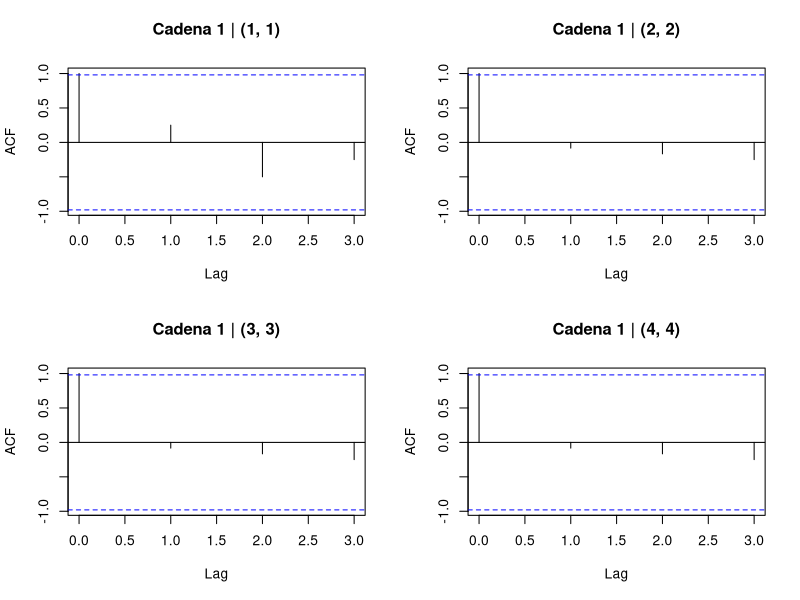
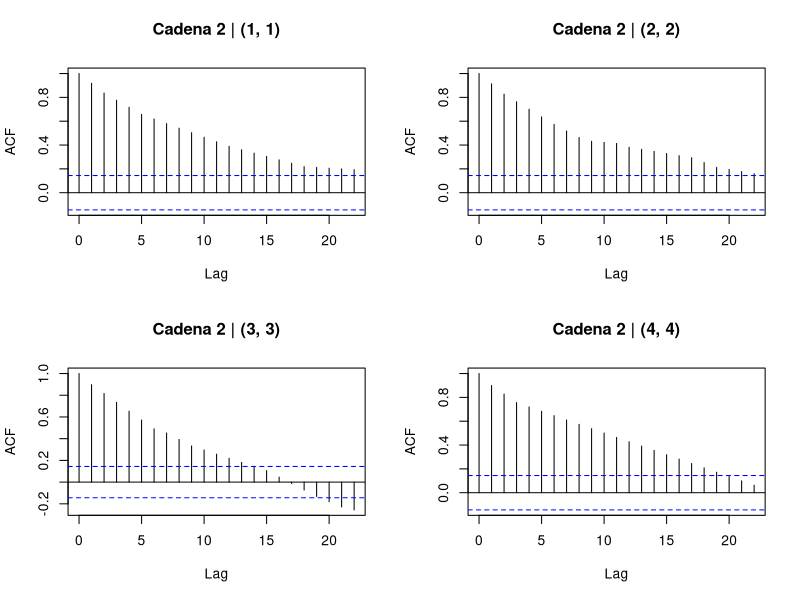
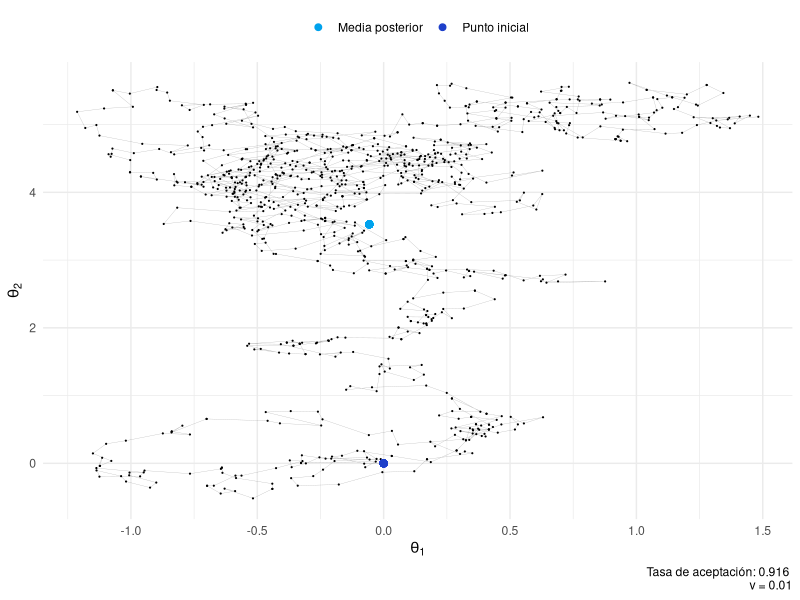
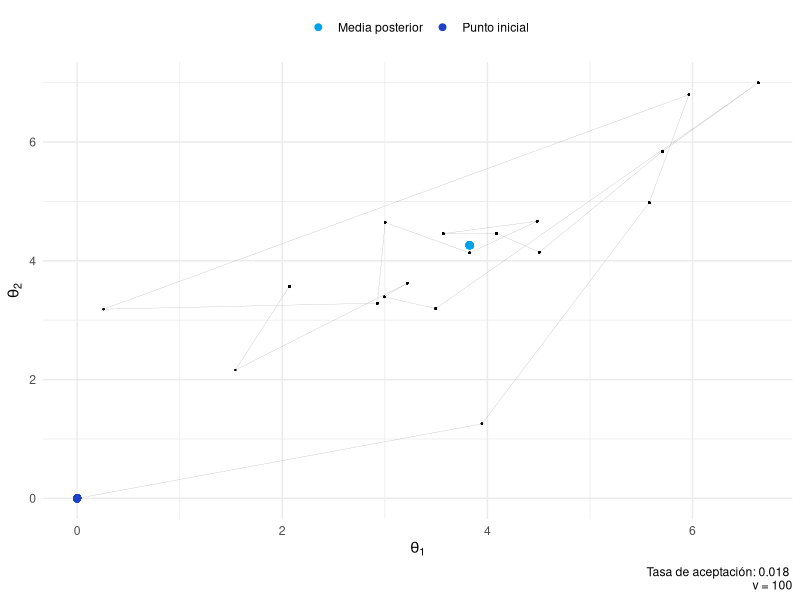
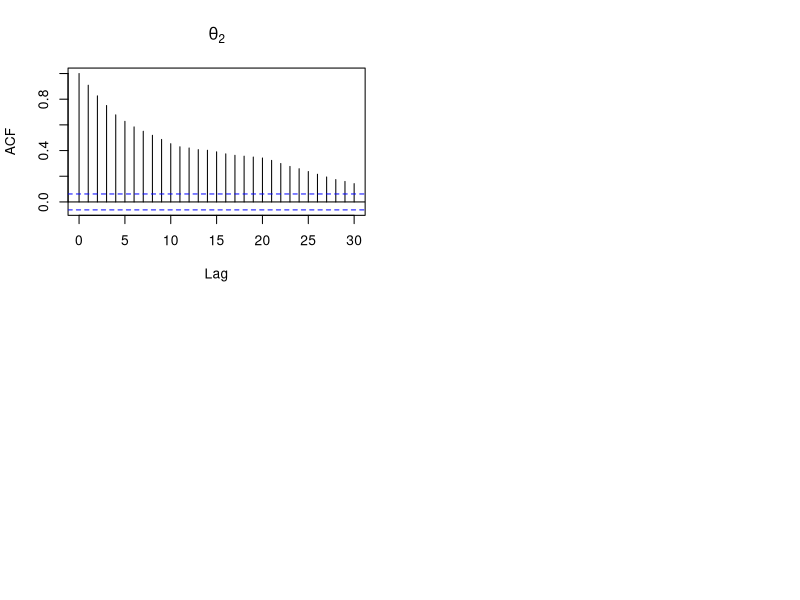
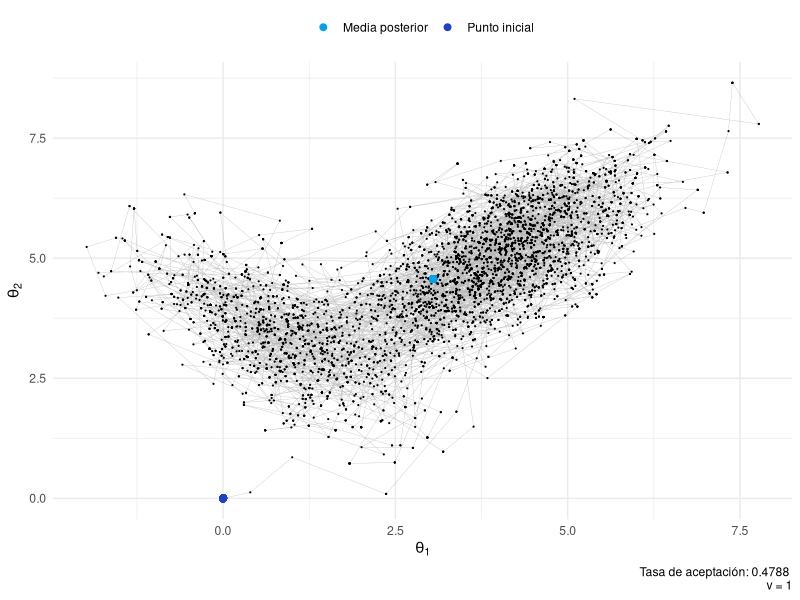
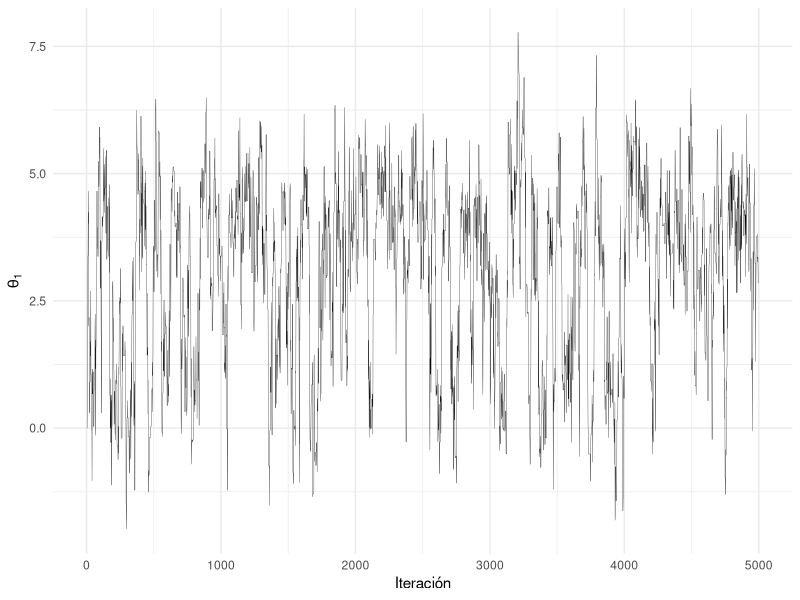
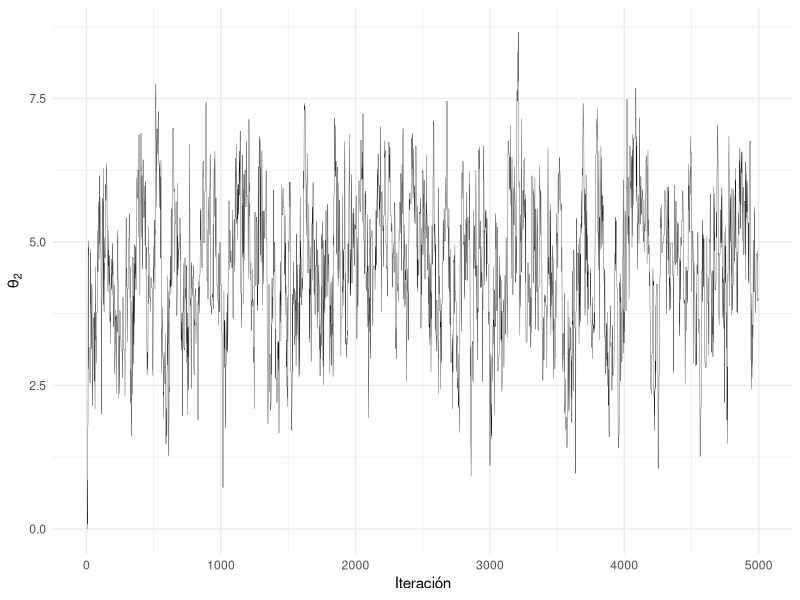

Write the R code that produced these figures, in order.
## ---- chunk 1
library(rmarkdown)
library(tidyverse)
library(mvtnorm)
library(matrixStats)
options(digits = 4)

knitr::opts_chunk$set(
  cache = FALSE,
  dpi = 300,
  echo = TRUE,
  fig.align = "center",
  fig.width = 9,
  fig.height = 6
)

theme_set(theme_minimal())
## ---- chunk 2
init <- function(m, n) {
  X <- matrix(rbinom(m * n, 1, runif(1)), m, n)
  return(X)
}

N <- function(X) {
  count(c(X), value = 1)
}

D <- function(X) {
  n <- 0
  
  error <- function(x) {
    return(1)
  }
  
  for (i in 1:dim(X)[1]) {
    for (j in 1:dim(X)[2]) {
      up     <- tryCatch(X[i - 1, j], error = error)
      down   <- tryCatch(X[i + 1, j], error = error)
      left   <- tryCatch(X[i, j - 1], error = error)
      right  <- tryCatch(X[i, j + 1], error = error)
      centre <- X[i, j]
      
      ifelse((centre == 1) & (up == 0), n <- n + 1, n)
      ifelse((centre == 1) & (down == 0), n <- n + 1, n)
      ifelse((centre == 1) & (left == 0), n <- n + 1, n)
      ifelse((centre == 1) & (right == 0), n <- n + 1, n)
    }
  }
  
  return(n)
}

dist <- function(X, p, lambda) {
  m <- dim(X)[1]
  n <- dim(X)[2]
  
  (p ^ N(X)) * ((1 - p) ^ ((m * n) - N(X))) * exp(-lambda * D(X))
}

q.1 <- function(X) {
  m <- dim(X)[1]
  n <- dim(X)[2]
  Y <- matrix(rbinom(m * n, 1, p), m, n)
  return(Y)
}

q.2 <- function(X) {
  m <- dim(X)[1]
  n <- dim(X)[2]
  a <- sample(m, 1)
  b <- sample(n, 1)
  x <- rbinom(1, 1, 0.5)
  X[a, b] <- x
  return(X)
}
## ---- chunk 3
simulation <- function(iterations, X, p, lambda, q) {
  m <- dim(X)[1]
  n <- dim(X)[2]
  chain <- matrix(NA, length(c(X)), iterations)
  chain[, 1] <- c(X)
  
  for (t in 2:(iterations)) {
    x <- chain[, t - 1]
    sample.x <- matrix(x, m, n)
    y <- c(do.call(q, list(sample.x)))
    sample.y <- matrix(y, m, n)
    
    U <- runif(1)
    MHR <- dist(sample.y, p, lambda) / dist(sample.x, p, lambda)
    alpha <- min(1, MHR)
    
    if (U <= alpha) {
      chain[, t] <- y
    }
    else {
      chain[, t] <- x
    }
    
    diag.count <- count(diag(matrix(chain[, t], m, n)), value = 1)
    identity <- count(diag(diag(nrow = m, ncol = n)), value = 1)
    
    if (diag.count == identity) {
      break
    }
  }
  
  keep.cols <- which(apply(!is.na(chain), 2, all))
  chain <- chain[, keep.cols]
  no.iter <- ncol(chain) # periodo de calentamiento
  final.matrix <- matrix(chain[, no.iter], m, n)
  return(list(chain, final.matrix, no.iter))
}
## ---- chunk 4
k <- 100
m <- n <- 4
p <- c(0.5, 0.8)
lambda <- c(0, 1, 3)

set.seed(181121)
X <- init(m, n)

# Usando q1
for (i in p) {
  for (j in lambda) {
    prob <- mean(replicate(k, 1 - simulation(k, X, i, j, q.1)[[3]] / k))
    cat("( p =", i, ", lambda =", j, ")", "probability:", prob, "\n")
  }
}

# Usando q2
for (i in p) {
  for (j in lambda) {
    prob <- mean(replicate(k, 1 - simulation(k, X, i, j, q.2)[[3]] / k))
    cat("( p =", i, ", lambda =", j, ")", "probability:", prob, "\n")
  }
}
## ---- chunk 5
set.seed(181121)
chain.1 <- simulation(1000, X, 0.5, 0, q.1)
set.seed(181121)
chain.2 <- simulation(1000, X, 0.5, 0, q.2)
## ---- chunk 6
par(mfrow = c(2, 2))
acf(chain.1[[1]][1, ], main = "Cadena 1 | (1, 1)")
acf(chain.1[[1]][6, ], main = "Cadena 1 | (2, 2)")
acf(chain.1[[1]][11, ], main = "Cadena 1 | (3, 3)")
acf(chain.1[[1]][16, ], main = "Cadena 1 | (4, 4)")
acf(chain.2[[1]][1, ], main = "Cadena 2 | (1, 1)")
acf(chain.2[[1]][6, ], main = "Cadena 2 | (2, 2)")
acf(chain.2[[1]][11, ], main = "Cadena 2 | (3, 3)")
acf(chain.2[[1]][16, ], main = "Cadena 2 | (4, 4)")
## ---- chunk 7
X
## ---- chunk 8
chain.1[[2]]
## ---- chunk 9
chain.2[[2]]
## ---- chunk 10
mu.1 <- c(4, 5)
mu.2 <- c(0.7, 3.5)
sigma.1 <- matrix(c(1, 0.7, 0.7, 1), 2, 2)
sigma.2 <- matrix(c(1, -0.7, -0.7, 1), 2, 2)
I.2 <- diag(2)

mix.norm <- function(x) {
  0.7 * dmvnorm(x, mean = mu.1, sigma = sigma.1) +
    0.3 * dmvnorm(x, mean = mu.2, sigma = sigma.2)
}

q <- function(a, b, c) {
  dmvnorm(a, mean = b, sigma = (c * I.2))
}

# Simulación
simulation <- function(n, init, v) {
  X <- matrix(c(NA, NA), 2, n)
  X[, 1] <- init
  count <- 0
  
  for (t in 1:(n - 1)) {
    x <- X[, t]
    y <- rmvnorm(1, mean = x, sigma = (v * I.2))
    U <- runif(1)
    MHR <- (mix.norm(y) * q(x, y, v)) /
      (mix.norm(x) * q(y, x, v))
    alpha <- min(1, MHR)
    
    if (U <= alpha) {
      X[, t + 1] <- y
      count <- count + 1
    }
    else {
      X[, t + 1] <- x
      count <- count
    }
  }
  
  prob <- count / n
  X <- data.frame(x = X[1, ], y = X[2, ], n = 1:n, prob = prob, v = v)
  
  return(X)
}

# Visualización
visualize <- function(X) {
  colours <-
    c("Punto inicial" = "#1e40ca",
      "Media posterior" = "#00a2ed")
  
  p.1 <- ggplot(X) +
    geom_path(aes(x = x, y = y), size = 0.1, alpha = 0.3) +
    geom_point(aes(x = x, y = y), size = 0.1) +
    geom_point(aes(x = x[1],
                   y = y[1],
                   colour = "Punto inicial"), size = 2) +
    geom_point(aes(
      x = mean(x),
      y = mean(y),
      colour = "Media posterior"
    ), size = 2) +
    labs(
      title = NULL,
      x = expression(theta[1]),
      y = expression(theta[2]),
      caption = paste("Tasa de aceptación:", X$prob[1],
                      "\nv =", X$v[1])
    ) +
    scale_colour_manual(name = NULL, values = colours) +
    theme(legend.position = "top")
  
  p.2 <- ggplot(X) +
    geom_line(aes(x = n, y = x),
              size = 0.1) +
    labs(title = NULL,
         x = "Iteración",
         y = expression(theta[1]))
  
  p.3 <- ggplot(X) +
    geom_line(aes(x = n, y = y),
              size = 0.1) +
    labs(title = NULL,
         x = "Iteración",
         y = expression(theta[2]))
  
  p.4 <- ggplot(X, aes(x = x, y = ..density..)) +
    geom_histogram(binwidth = 0.5,
                   fill = "#1e40ca",
                   alpha = 0.6) +
    geom_density() +
    labs(title = NULL,
         x = expression(theta[1]))
  
  p.5 <- ggplot(X, aes(x = y, y = ..density..)) +
    geom_histogram(binwidth = 0.5,
                   fill = "#1e40ca",
                   alpha = 0.6) +
    geom_density() +
    labs(title = NULL,
         x = expression(theta[2]))
  
  plots <- list(p.1, p.2, p.3, p.4, p.5)
  return(plots)
}
## ---- chunk 11
set.seed(181121)
visualize(simulation(1000, c(0, 0), 0.01))[[1]]
set.seed(181121)
visualize(simulation(1000, c(0, 0), 100))[[1]]
## ---- chunk 12
set.seed(181121)
Y <- simulation(1000, c(0, 0), 1)
acf(Y$y, main = expression(theta[2]))
## ---- chunk 13
set.seed(181121)
Y <- simulation(5000, c(0, 0), 1)
visualize(Y)[[1]]
visualize(Y)[[2]]
visualize(Y)[[3]]
visualize(Y)[[4]]
visualize(Y)[[5]]
## ---- chunk 14
a <- 0
b <- pi / 3
n <- 100000

set.seed(181121)
sim.u     <- runif(n, a, b)
sim.raw   <- sin(sim.u)
theta.raw <- cumsum(sim.raw) / (1:n)
theta.raw <- (b - a) * theta.raw
theta.1   <- tail(theta.raw, 1)
var.1     <- var(sim.raw)
## ---- chunk 15
sim.v     <- a + (b - sim.u)
sim.ant   <- (sin(sim.u) + sin(sim.v)) / 2
theta.ant <- cumsum(sim.ant) / (1:n)
theta.ant <- (b - a) * theta.ant
theta.2   <- tail(theta.ant, 1)
var.2     <- var(sim.ant)
## ---- chunk 16
k <- 1000

# Piloto
set.seed(181121)
u <- runif(k, a, b)
x <- pi / 2 - u
y <- cos(x)
alpha <- -lm(y ~ x)$coeff[2]

# Simulación
set.seed(181121)
u <- runif(n, a, b)
x <- pi / 2 - u
y <- cos(x)

sim.cv   <- y + alpha * (x - mean(x))
theta.cv <- cumsum(sim.cv) / (1:n)
theta.cv <- (b - a) * theta.cv
theta.3  <- tail(theta.cv, 1)
var.3    <- var(sim.cv)
## ---- chunk 17
df <- data.frame(n = 1:n,
                 raw = theta.raw,
                 ant = theta.ant,
                 cv = theta.cv)

colours <- c(
  "Monte Carlo crudo" = "#1e40ca",
  "Variables antitéticas" = "#00a2ed",
  "Variables de control" = "#051c2c"
)

ggplot(df) +
  geom_line(aes(x = n, y = raw, colour = "Monte Carlo crudo")) +
  geom_line(aes(x = n, y = ant, colour = "Variables antitéticas")) +
  geom_line(aes(x = n, y = cv, colour = "Variables de control")) +
  ylim(0.475, 0.525) +
  scale_colour_manual(name = NULL, values = colours) +
  labs(title = NULL,
       x = "n",
       y = expression(theta)) +
  theme(legend.position = "bottom")
## ---- chunk 18
obs <- c(4.59, 4.153, 2.46, 2.732, 2.973)
## ---- chunk 19
mean <- 3
sd <- 1

prob <- 0

for (i in 0:2) {
  p <- choose(5, i) *
    (pnorm(3, mean, sd)) ^ (i) *
    (1 - pnorm(3, mean, sd)) ^ (5 - i)
  
  prob <- prob + p
}

prob
